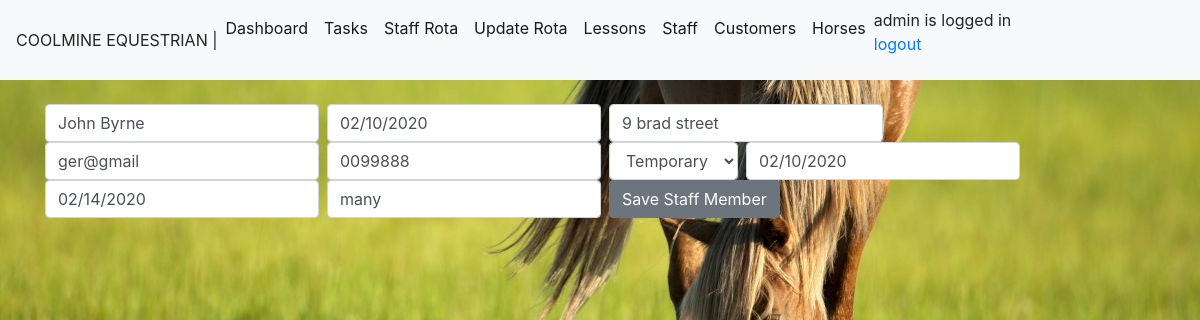
/editstaff/24 (signed in), run on the app's committed database.
### module_task/models.py (models this page shows, shortened)
class StaffList(models.Model):
    staffname= models.CharField(max_length=50)
    staffdob=models.DateField(blank=True, null=True)
    staffaddress= models.CharField(max_length=200,blank=True, null=True)
    staffemail= models.EmailField(blank=True, null=True)
    staffphone=models.CharField(max_length=30,blank=True, null=True)
    staffcontract = models.CharField(null=True,max_length=20)
    startdate=models.DateField(blank=True, null=True)
    termindate =models.DateField(blank=True, null=True)
    staffqual =models.CharField(max_length=250, blank=True,null=True)

### module_task/views.py (the view)
# urls.py: path('editstaff/<staff_id>', views.editstaff, name='editstaff'),
@login_required
@user_passes_test(lambda u: u.groups.filter(name='staffgroup').count() == 0, login_url='/accounts/login/')
def editstaff(request, staff_id):
    if request.method == 'POST':
        staff = StaffList.objects.get(pk=staff_id)
        form = StaffListForm(request.POST or None, instance=staff)
        form.save()
        messages.success(request, ('Staff member has been modified!'))
        return redirect('staff')
    else:
        staff = StaffList.objects.get(pk=staff_id)
        return render(request,'editstaff.html',{'staff': staff})

### module_task/templates/editstaff.html (shortened to what this page needs)
{%extends 'base.html'%}
{% block content %}
    {% if staff %}
<form class="form-inline my-2 my-lg-0" method="POST">{% csrf_token %}
  <input class="form-control mr-sm-2" type="add" placeholder="Staff Name" value="{{staff.staffname}}"aria-label="Add" name="staffname">
  <input class="form-control mr-sm-2" type="text" placeholder="Date of Birth" value="{{staff.staffdob|date:"SHORT_DATE_FORMAT"}}" aria-label="Add" name="staffdob">
  <input class="form-control mr-sm-2" type="add" placeholder="Address" value="{{staff.staffaddress}}" aria-label="Add" name="staffaddress">
  <input class="form-control mr-sm-2" type="add" placeholder="Email" value="{{staff.staffemail}}"aria-label="Add" name="staffemail">
  <input class="form-control mr-sm-2" type="add" placeholder="Phone" value="{{staff.staffphone}}" aria-label="Add" name="staffphone">
  <select class="form-control mr-sm-2"  placeholder="Contract Type"  name="staffcontract"> <option value="Temporary">Temporary</option>
  <option value="Permanent">Permanent</option> </select>
  <input class="form-control mr-sm-2" type="text" placeholder="Start Date" value="{{staff.startdate|date:"SHORT_DATE_FORMAT"}}" aria-label="Add" name="startdate">
  <input class="form-control mr-sm-2" type="text" placeholder="Termination Date" value="{{staff.termindate|date:"SHORT_DATE_FORMAT"}}" aria-label="Add" name="termindate">
  <input class="form-control mr-sm-2" type="add" placeholder="Qualifications" value="{{staff.staffqual}}" aria-label="Add" name="staffqual">
  <button class="btn btn-secondary my-2 my-sm-0" type="submit">Save Staff Member</button>
</form>
    {% endif %}
{% endblock %}

### module_task/templates/base.html (shortened to what this page needs)
{% load static %}
<!doctype html>
<html lang="en">
  <head>
    <link rel="stylesheet" href="https://stackpath.bootstrapcdn.com/bootstrap/4.3.1/css/bootstrap.min.css">
    <link rel="stylesheet" href="{% static 'css/style.css' %}">
    <link rel="stylesheet" href="{% static 'js/jquery-ui-1.12.1/jquery-ui.min.css' %}">
    <link rel="stylesheet" href="{% static 'js/jquery-ui-1.12.1/jquery-ui.structure.min.css' %}">
    <link rel="stylesheet" href="{% static 'js/jquery-ui-1.12.1/jquery-ui.theme.min.css' %}">  <link rel="stylesheet" href="//code.jquery.com/ui/1.12.1/themes/base/jquery-ui.css">
  <body>
        <nav class="navbar navbar-expand-lg navbar-light bg-light >
          <a class="navbar-brand" >COOLMINE EQUESTRIAN        |  </a>
                <div class="collapse navbar-collapse" id="navbarSupportedContent">
                  <ul class="navbar-nav mr-auto">
                    <li class="nav-item active">
                      <a class="nav-link" href="/">Dashboard <span class="sr-only">(current)</span></a>
                    </li>
                    <li class="nav-item active">
                      <a class="nav-link" href="{% url 'task' %}">Tasks</a>
                      <li class="nav-item active">
                      <a class="nav-link" href="{% url 'rotaview' %}">Staff Rota</a>
                    </li>
                     </li>
                      {% ifequal user.username "admin" %}
                      <li class="nav-item active">
                      <a class="nav-link" href="{% url 'rota' %}">Update Rota</a>
                    </li>
                      {% endifequal %}
                      <li class="nav-item active">
                      <a class="nav-link" href="{% url 'lessons' %}">Lessons</a>
                    </li>
                    {% ifequal user.username "admin" %}
                      <li class="nav-item active">
                      <a class="nav-link" href="{% url 'staff' %}">Staff</a>
                    {% endifequal %}
                    </li>
                    <li class="nav-item active">
                      <a class="nav-link" href="{% url 'people' %}">Customers</a>
                    </li>
                    <li class="nav-item active">
                      <a class="nav-link" href="{% url 'horses' %}">Horses</a>
                    </li>
                    <span style = "float: right;">
                    {% if user.is_authenticated %}
                     {{ user.username }} is logged in
                     <p><a href="{% url 'logout' %}">logout</a></p>
                    {% else %}
                      <p>You are not logged in</p>
                    {% endif %}
                    </span>
                  </ul>
                </div>
              </nav>
    <div class="container">
    {% block content %}
    {% endblock %}
    </div>

### static/css/style.css (style rules this page uses)
body { background-image: url( '../images/grasshorse.jpg' ); background-repeat: no-repeat; background-size: cover }

### data on the page
StaffList: staffname "John Byrne", staffdob "02/10/2020", staffaddress "9 brad street", staffemail "ger@gmail", staffphone "0099888", startdate "02/10/2020", termindate "02/14/2020", staffqual "many"

### other printed values
{{ user.username }} "admin"
